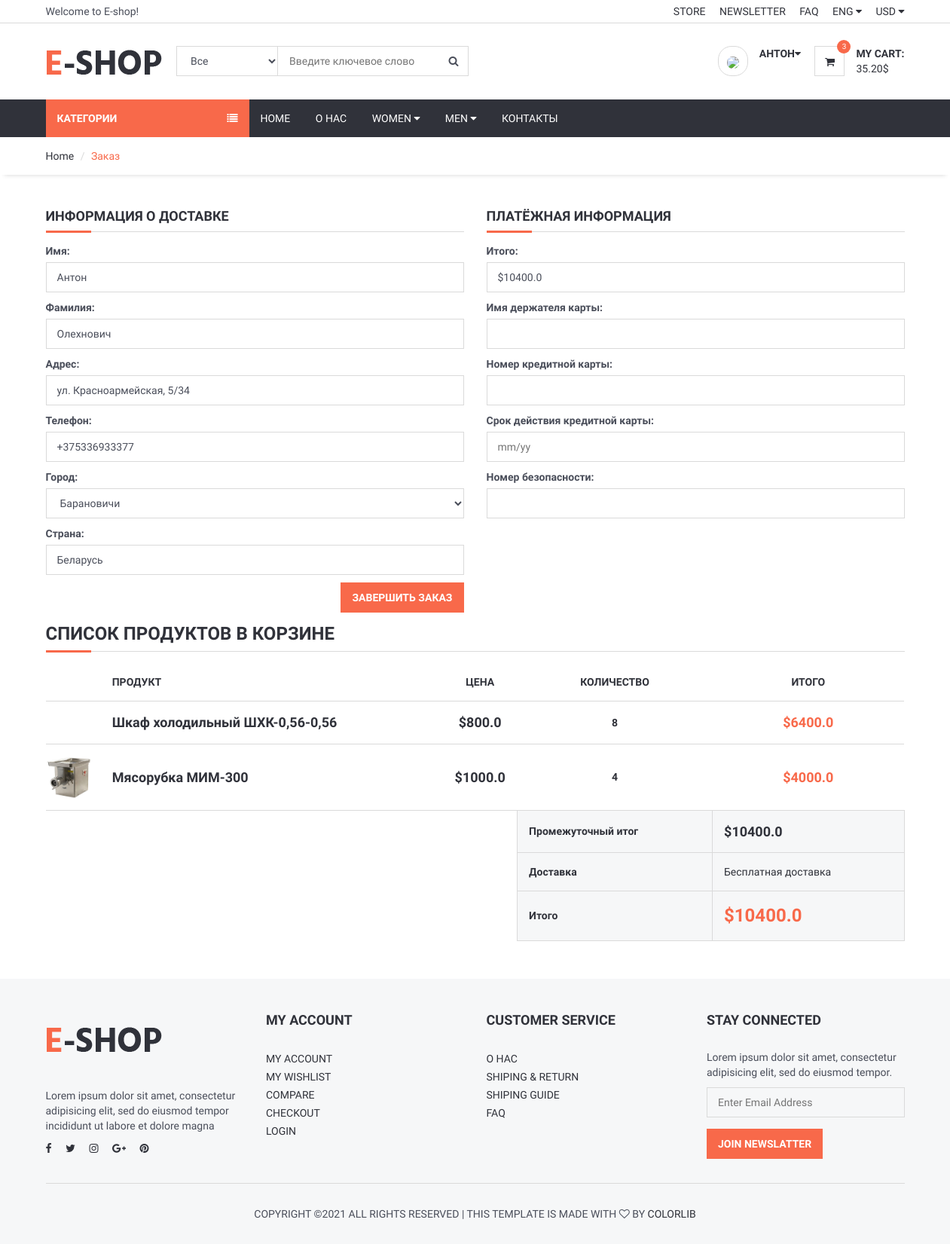
Before: /order/orderproduct/ (signed in) with the older database file.
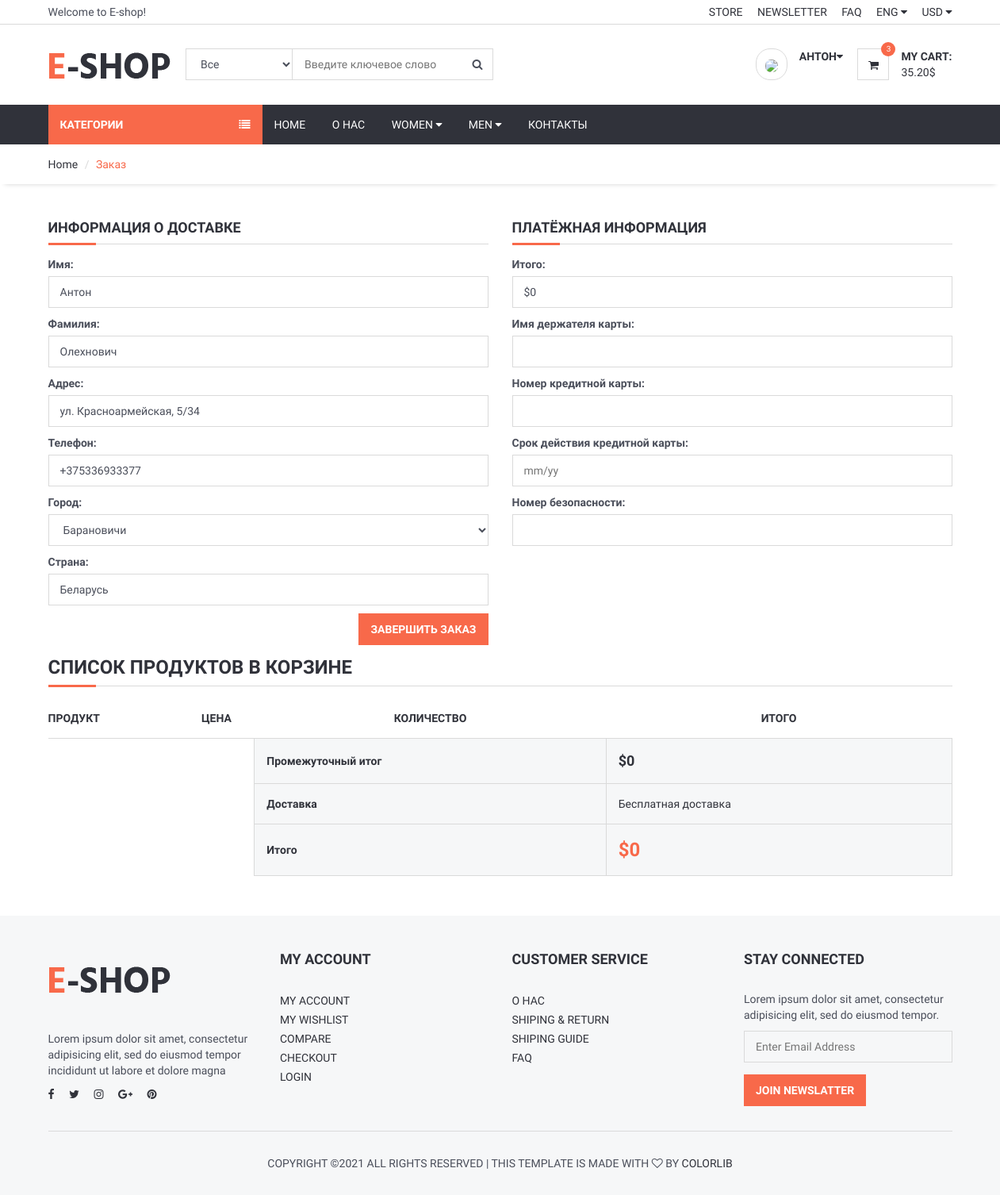
After: the same page with the newer database file.
### user/models.py (models this page shows, shortened)
class UserProfile(models.Model):
    user = models.OneToOneField(User, on_delete=models.CASCADE)
    phone = models.CharField(blank=True, max_length=20)
    address = models.CharField(blank=True, max_length=150)
    city = models.CharField(blank=True, max_length=20)
    country = models.CharField(blank=True, max_length=50)
    image = models.ImageField(blank=True, upload_to='images/users/')
    def image_tag(self):
        return mark_safe('<img src="{}" height="50"/>'.format(self.image.url))
    image_tag.short_description = 'Image'

### order/models.py (models this page shows, shortened)
class ShopCart(models.Model):
    user = models.ForeignKey(User, on_delete=models.SET_NULL, null=True)
    product = models.ForeignKey(Product, on_delete=models.SET_NULL, null=True)
    quantity = models.IntegerField()
    @property
    def amount(self):
        return (self.quantity * self.product.price)

### product/models.py (models this page shows, shortened)
class Product(models.Model):
    STATUS = (
        ('True', 'True'),
        ('False', 'False'),
    )
    category = models.ForeignKey(Category, on_delete=models.CASCADE) #many to one relation with Category
    title = models.CharField(max_length=150)
    keywords = models.CharField(max_length=255)
    description = models.TextField(max_length=255)
    image = models.ImageField(blank=True, upload_to='images/')
    price = models.FloatField()
    amount = models.IntegerField()
    minamount = models.IntegerField()
    detail = RichTextUploadingField()
    slug = models.SlugField(null=False, unique=True)
    status = models.CharField(max_length=10, choices=STATUS)
    create_at = models.DateTimeField(auto_now_add=True)
    update_at = models.DateTimeField(auto_now=True)
    def __str__(self):
        return self.title
    def image_tag(self):
        return mark_safe('<img src="{}" height="50" width="50"/>'.format(self.image.url))
    image_tag.short_description = 'Image'

### order/views.py (the view, shortened to what this page needs)
# urls.py: path('orderproduct/', views.orderproduct, name='orderproduct'),
def orderproduct(request):
    category = Category.objects.all()
    current_user = request.user
    shopcart = ShopCart.objects.filter(user_id=current_user.id)
    total = 0
    for rs in shopcart:
        total += rs.product.price * rs.quantity
    form = OrderForm()
    shopcart = ShopCart.objects.filter(user_id=current_user.id)
    profile = UserProfile.objects.get(user_id=current_user.id)
    context = {'shopcart': shopcart,
               'category': category,
               'total': total,
               'form': form,
               'profile': profile,
               }
    return render(request, 'Order_Form.html', context)

### order/models.py
class OrderForm(ModelForm):
    class Meta:
        model = Order
        fields = ['first_name', 'last_name', 'address', 'phone', 'city', 'country']

### order/templates/Order_Form.html (shortened to what this page needs)
{% extends 'homebase.html' %}
{% block sidebar %} {% include 'sidebar.html' %} {% endblock %}
{% block body %}
	<div id="breadcrumb">
		<div class="container">
			<ul class="breadcrumb">
				<li><a href="/">Home</a></li>
				<li class="active">Заказ</li>
			</ul>
		</div>
	</div>
	<div class="section">
		<div class="container">
			<div class="row">
        <Form action="" method="post">
            <div class="col-md-6">
              <div class="billing-details">
                            <div class="section-title">
                                <h4 class="title">Информация о доставке</h4>
                            </div>
                            <p><label for="id_first_name">Имя:</label>
                                <input type="text" name="first_name"  value="{{ user.first_name }}" class="input" maxlength="10" required id="id_first_name"></p>
                            <p><label for="id_last_name">Фамилия:</label>
                                <input type="text" name="last_name"  value="{{ user.last_name }}" class="input" maxlength="10" required id="id_last_name"></p>
                            <p><label for="id_address">Адрес:</label>
                                <input type="text" name="address" value="{{ profile.address }}" class="input" maxlength="150" id="id_address"></p>
                            <p><label for="id_phone">Телефон:</label>
                                <input type="text" name="phone"  value="{{ profile.phone }}"  class="input" maxlength="20" id="id_phone"></p>
                            <p><label for="id_city">Город:</label>
                                <select name="city" class="input" id="id_city">
                                    <option value="{{ profile.city }}" selected>{{ profile.city }}</option>
                                </select></p>
                            <p><label for="id_first_name">Страна:</label>
                                <input type="text" name="country" class="input" id="id_country" value="{{ profile.country }}"></p>
                            <div class="pull-right">
                                <button  type="submit" class="primary-btn">Завершить заказ</button>
                            </div>
                        </div>
            </div>
            <div class="col-md-6">
                <div class="shiping-methods">
                            <div class="section-title">
                                <h4 class="title">Платёжная информация</h4>
                            </div>
                            <p><label for="id_first_name">Итого:</label>
                                <input type="text" name="total" class="input" readonly value="${{ total }}"></p>
                            <p><label for="id_first_name">Имя держателя карты:</label>
                                <input type="text" name="holder" class="input"  value=""></p>
                            <p><label for="id_first_name">Номер кредитной карты:</label>
                                <input type="text" name="number" class="input"  value=""></p>
                            <p><label for="id_first_name">Срок действия кредитной карты:</label>
                                <input type="text" name="ecpdate" class="input"  placeholder="mm/yy"></p>
                            <p><label for="id_first_name">Номер безопасности:</label>
                                <input type="text" name="secnumber" class="input"  value=""></p>
                        </div>
            </div>
        </Form>
            <div class="col-md-12">
                    <div class="order-summary clearfix">
                        <div class="section-title">
                            <h3 class="title">Список продуктов в корзине</h3>
                        </div>
                        <table class="shopping-cart-table table">
                            <thead>
                            <tr>
                                <th></th>
                                <th>Продукт</th>
                                <th class="text-center">Цена</th>
                                <th class="text-center">Количество</th>
                                <th class="text-center">Итого</th>
                            </tr>
                            </thead>
                            <tbody>
                            {% for rs in shopcart %}
                                <tr>
                                    <td class="thumb">
                                            <img src="{{rs.product.image.url}}" alt="">
                                    </td>
                                    <td class="details">
                                        <a href="/product/{{ rs.product.id }}/{{ rs.product.slug }}">{{rs.product}}</a>
                                    </td>
                                    <td class="price text-center"><strong>
                                        ${{ rs.product.price }}</strong></td>
                                    <td class="qty text-center"><strong>{{rs.quantity}}</strong></td>
                                    <td class="total text-center"><strong class="primary-color">${{ rs.amount }}</strong></td>
                                </tr>
                            {% endfor %}
                            </tbody>
                            <tfoot>
                            <tr>
                                <th class="empty" colspan="3"></th>
                                <th>Промежуточный итог</th>
                                <th colspan="2" class="sub-total">${{ total }}</th>
                            </tr>
                            <tr>
                                <th class="empty" colspan="3"></th>
                                <th>Доставка</th>
                                <td colspan="2">Бесплатная доставка</td>
                            </tr>
                            <tr>
                                <th class="empty" colspan="3"></th>
                                <th>Итого</th>
                                <th colspan="2" class="total">${{ total }}</th>
                            </tr>
                            </tfoot>
                        </table>
                    </div>
                </div>
            </div>
		</div>
	</div>
{% endblock %}

### home/templates/homebase.html (shortened to what this page needs)
<!DOCTYPE html>
<html lang="en">
<head>
    {% load static %}
	<link type="text/css" rel="stylesheet" href="{% static '' %}css/bootstrap.min.css" />
	<link type="text/css" rel="stylesheet" href="{% static 'css/slick.css' %}" />
	<link type="text/css" rel="stylesheet" href="{% static '' %}css/slick-theme.css" />
	<link type="text/css" rel="stylesheet" href="{% static '' %}css/nouislider.min.css" />
	<link rel="stylesheet" href="{% static '' %}css/font-awesome.min.css">
	<link type="text/css" rel="stylesheet" href="{% static '' %}css/style.css" />
<link rel="stylesheet" href="https://ajax.googleapis.com/ajax/libs/jqueryui/1.12.1/themes/smoothness/jquery-ui.css">
</head>
<body>
{% include 'header.html' %}
{% block sidebar %} {% endblock %}
{% block body %} {% endblock %}
{% include 'footer.html' %}
</body>
</html>

### home/templates/header.html (shortened to what this page needs)
{% load static %}
	<header>
		<div id="top-header">
			<div class="container">
				<div class="pull-left">
					<span>Welcome to E-shop!</span>
				</div>
				<div class="pull-right">
					<ul class="header-top-links">
						<li><a href="#">Store</a></li>
						<li><a href="#">Newsletter</a></li>
						<li><a href="#">FAQ</a></li>
						<li class="dropdown default-dropdown">
							<a class="dropdown-toggle" data-toggle="dropdown" aria-expanded="true">ENG <i class="fa fa-caret-down"></i></a>
						</li>
						<li class="dropdown default-dropdown">
							<a class="dropdown-toggle" data-toggle="dropdown" aria-expanded="true">USD <i class="fa fa-caret-down"></i></a>
						</li>
					</ul>
				</div>
			</div>
		</div>
		<div id="header">
			<div class="container">
				<div class="pull-left">
					<div class="header-logo">
						<a class="logo" href="/">
							<img src="{% static '' %}img/logo.png" alt="">
						</a>
					</div>
					<div class="header-search">
						<form action="/search/" method="post">
							<input id="query" name="query" class="input search-input" type="text" placeholder="Введите ключевое слово">
							<select name="catid" class="input search-categories">
								<option value="0">Все</option>
                            {% load mptt_tags %}
							</select>
							<button class="search-btn"><i class="fa fa-search"></i></button>
						</form>
					</div>
				</div>
				<div class="pull-right">
					<ul class="header-btns">
						<li class="header-account dropdown default-dropdown">
                            {% if user.id is not None %}
							<div class="dropdown-toggle" role="button" data-toggle="dropdown" aria-expanded="true">
								<div class="header-btns-icon" style="border-radius: 45%">
									<img src="{{ request.session.userimage }}" style="height: 40px; border-radius: 45%">
								</div>
								<strong class="text-uppercase">{{ user.first_name}}<i class="fa fa-caret-down"></i></strong>
							</div>
                            {% else %}
							<a href="/login" class="text-uppercase">Авторизация</a> / <a href="/signup" class="text-uppercase">Регистрация</a>
                            {% endif %}
						</li>
						<li class="header-cart dropdown default-dropdown">
							<a href="/shopcart/">
								<div class="header-btns-icon">
									<i class="fa fa-shopping-cart"></i>
									<span class="qty">3</span>
								</div>
								<strong class="text-uppercase">My Cart:</strong>
								<br>
								<span>35.20$</span>
							</a>
						</li>
					</ul>
				</div>
			</div>
		</div>
	</header>

### home/templates/sidebar.html (shortened to what this page needs)
{% load static %}
	<div id="navigation">
		<div class="container">
			<div id="responsive-nav">
                {% if page %}
				<div class="category-nav">
                    {% else %}
                    <div class="category-nav show-on-click">
                    {% endif %}
					<span class="category-header">Категории <i class="fa fa-list"></i></span>
            {% load mptt_tags %}
				</div>
				<div class="menu-nav">
					<ul class="menu-list">
						<li><a href="/">Home</a></li>
						<li><a href="/about">О нас</a></li>
						<li class="dropdown mega-dropdown"><a class="dropdown-toggle" data-toggle="dropdown" aria-expanded="true">Women <i class="fa fa-caret-down"></i></a>
						</li>
						<li class="dropdown mega-dropdown full-width"><a class="dropdown-toggle" data-toggle="dropdown" aria-expanded="true">Men <i class="fa fa-caret-down"></i></a>
						</li>
						<li><a href="/contact">Контакты</a></li>
					</ul>
				</div>
			</div>
		</div>
	</div>

### home/templates/footer.html (shortened to what this page needs)
{% load static %}
	<footer id="footer" class="section section-grey">
		<div class="container">
			<div class="row">
				<div class="col-md-3 col-sm-6 col-xs-6">
					<div class="footer">
						<div class="footer-logo">
							<a class="logo" href="#">
		            <img src="{% static '' %}img/logo.png" alt="">
		          </a>
						</div>
						<p>Lorem ipsum dolor sit amet, consectetur adipisicing elit, sed do eiusmod tempor incididunt ut labore et dolore magna</p>
						<ul class="footer-social">
							<li><a href="#"><i class="fa fa-facebook"></i></a></li>
							<li><a href="#"><i class="fa fa-twitter"></i></a></li>
							<li><a href="#"><i class="fa fa-instagram"></i></a></li>
							<li><a href="#"><i class="fa fa-google-plus"></i></a></li>
							<li><a href="#"><i class="fa fa-pinterest"></i></a></li>
						</ul>
					</div>
				</div>
				<div class="col-md-3 col-sm-6 col-xs-6">
					<div class="footer">
						<h3 class="footer-header">My Account</h3>
						<ul class="list-links">
							<li><a href="#">My Account</a></li>
							<li><a href="#">My Wishlist</a></li>
							<li><a href="#">Compare</a></li>
							<li><a href="#">Checkout</a></li>
							<li><a href="#">Login</a></li>
						</ul>
					</div>
				</div>
				<div class="col-md-3 col-sm-6 col-xs-6">
					<div class="footer">
						<h3 class="footer-header">Customer Service</h3>
						<ul class="list-links">
							<li><a href="/about">О нас</a></li>
							<li><a href="#">Shiping & Return</a></li>
							<li><a href="#">Shiping Guide</a></li>
							<li><a href="#">FAQ</a></li>
						</ul>
					</div>
				</div>
				<div class="col-md-3 col-sm-6 col-xs-6">
					<div class="footer">
						<h3 class="footer-header">Stay Connected</h3>
						<p>Lorem ipsum dolor sit amet, consectetur adipisicing elit, sed do eiusmod tempor.</p>
						<form>
							<div class="form-group">
								<input class="input" placeholder="Enter Email Address">
							</div>
							<button class="primary-btn">Join Newslatter</button>
						</form>
					</div>
				</div>
			</div>
			<hr>
			<div class="row">
				<div class="col-md-8 col-md-offset-2 text-center">
					<div class="footer-copyright">
						Copyright &copy;<script>document.write(new Date().getFullYear());</script> All rights reserved | This template is made with <i class="fa fa-heart-o" aria-hidden="true"></i> by <a href="https://colorlib.com" target="_blank">Colorlib</a>
					</div>
				</div>
			</div>
		</div>
	</footer>

Changed rows visible on the page:
removed ShopCart: product "Шкаф холодильный ШХК-0,56-0,56", product.price "800.0", quantity "8", amount "6400.0"
removed ShopCart: product.image (picture), product "Мясорубка МИМ-300", product.price "1000.0", quantity "4", amount "4000.0"
Other visible differences:
form field total: "$10400.0" → "$0"
{{ total }}: "10400.0" → "0"
